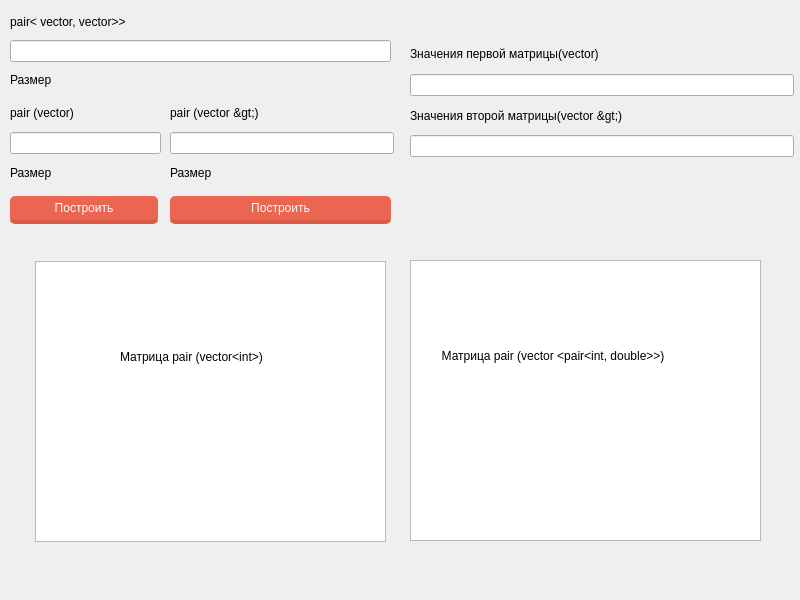
<?xml version="1.0" encoding="UTF-8"?>
<ui version="4.0">
 <class>MainWindow</class>
 <widget class="QMainWindow" name="MainWindow">
  <property name="geometry">
   <rect>
    <x>0</x>
    <y>0</y>
    <width>800</width>
    <height>600</height>
   </rect>
  </property>
  <property name="windowTitle">
   <string>MainWindow</string>
  </property>
  <property name="styleSheet">
   <string notr="true">color: black;</string>
  </property>
  <widget class="QWidget" name="centralwidget">
   <widget class="QTextBrowser" name="textBrowser">
    <property name="geometry">
     <rect>
      <x>35</x>
      <y>261</y>
      <width>351</width>
      <height>281</height>
     </rect>
    </property>
    <property name="html">
     <string>&lt;!DOCTYPE HTML PUBLIC &quot;-//W3C//DTD HTML 4.0//EN&quot; &quot;http://www.w3.org/TR/REC-html40/strict.dtd&quot;&gt;
&lt;html&gt;&lt;head&gt;&lt;meta name=&quot;qrichtext&quot; content=&quot;1&quot; /&gt;&lt;meta charset=&quot;utf-8&quot; /&gt;&lt;style type=&quot;text/css&quot;&gt;
p, li { white-space: pre-wrap; }
hr { height: 1px; border-width: 0; }
li.unchecked::marker { content: &quot;\2610&quot;; }
li.checked::marker { content: &quot;\2612&quot;; }
&lt;/style&gt;&lt;/head&gt;&lt;body style=&quot; font-family:'Segoe UI'; font-size:9pt; font-weight:400; font-style:normal;&quot;&gt;
&lt;p style=&quot;-qt-paragraph-type:empty; margin-top:0px; margin-bottom:0px; margin-left:0px; margin-right:0px; -qt-block-indent:0; text-indent:0px;&quot;&gt;&lt;br /&gt;&lt;/p&gt;
&lt;p style=&quot;-qt-paragraph-type:empty; margin-top:0px; margin-bottom:0px; margin-left:0px; margin-right:0px; -qt-block-indent:0; text-indent:0px;&quot;&gt;&lt;br /&gt;&lt;/p&gt;
&lt;p style=&quot;-qt-paragraph-type:empty; margin-top:0px; margin-bottom:0px; margin-left:0px; margin-right:0px; -qt-block-indent:0; text-indent:0px;&quot;&gt;&lt;br /&gt;&lt;/p&gt;
&lt;p style=&quot;-qt-paragraph-type:empty; margin-top:0px; margin-bottom:0px; margin-left:0px; margin-right:0px; -qt-block-indent:0; text-indent:0px;&quot;&gt;&lt;br /&gt;&lt;/p&gt;
&lt;p style=&quot; margin-top:0px; margin-bottom:0px; margin-left:0px; margin-right:0px; -qt-block-indent:0; text-indent:0px;&quot;&gt;                  &lt;/p&gt;
&lt;p style=&quot;-qt-paragraph-type:empty; margin-top:0px; margin-bottom:0px; margin-left:0px; margin-right:0px; -qt-block-indent:0; text-indent:0px;&quot;&gt;&lt;br /&gt;&lt;/p&gt;
&lt;p style=&quot; margin-top:0px; margin-bottom:0px; margin-left:0px; margin-right:0px; -qt-block-indent:0; text-indent:0px;&quot;&gt;	Матрица pair (vector&amp;lt;int&amp;gt;)&lt;/p&gt;&lt;/body&gt;&lt;/html&gt;</string>
    </property>
   </widget>
   <widget class="QTextBrowser" name="textBrowser_2">
    <property name="geometry">
     <rect>
      <x>410</x>
      <y>260</y>
      <width>351</width>
      <height>281</height>
     </rect>
    </property>
    <property name="html">
     <string>&lt;!DOCTYPE HTML PUBLIC &quot;-//W3C//DTD HTML 4.0//EN&quot; &quot;http://www.w3.org/TR/REC-html40/strict.dtd&quot;&gt;
&lt;html&gt;&lt;head&gt;&lt;meta name=&quot;qrichtext&quot; content=&quot;1&quot; /&gt;&lt;meta charset=&quot;utf-8&quot; /&gt;&lt;style type=&quot;text/css&quot;&gt;
p, li { white-space: pre-wrap; }
hr { height: 1px; border-width: 0; }
li.unchecked::marker { content: &quot;\2610&quot;; }
li.checked::marker { content: &quot;\2612&quot;; }
&lt;/style&gt;&lt;/head&gt;&lt;body style=&quot; font-family:'Segoe UI'; font-size:9pt; font-weight:400; font-style:normal;&quot;&gt;
&lt;p style=&quot;-qt-paragraph-type:empty; margin-top:0px; margin-bottom:0px; margin-left:0px; margin-right:0px; -qt-block-indent:0; text-indent:0px;&quot;&gt;&lt;br /&gt;&lt;/p&gt;
&lt;p style=&quot;-qt-paragraph-type:empty; margin-top:0px; margin-bottom:0px; margin-left:0px; margin-right:0px; -qt-block-indent:0; text-indent:0px;&quot;&gt;&lt;br /&gt;&lt;/p&gt;
&lt;p style=&quot;-qt-paragraph-type:empty; margin-top:0px; margin-bottom:0px; margin-left:0px; margin-right:0px; -qt-block-indent:0; text-indent:0px;&quot;&gt;&lt;br /&gt;&lt;/p&gt;
&lt;p style=&quot;-qt-paragraph-type:empty; margin-top:0px; margin-bottom:0px; margin-left:0px; margin-right:0px; -qt-block-indent:0; text-indent:0px;&quot;&gt;&lt;br /&gt;&lt;/p&gt;
&lt;p style=&quot; margin-top:0px; margin-bottom:0px; margin-left:0px; margin-right:0px; -qt-block-indent:0; text-indent:0px;&quot;&gt;                  &lt;/p&gt;
&lt;p style=&quot;-qt-paragraph-type:empty; margin-top:0px; margin-bottom:0px; margin-left:0px; margin-right:0px; -qt-block-indent:0; text-indent:0px;&quot;&gt;&lt;br /&gt;&lt;/p&gt;
&lt;p style=&quot; margin-top:0px; margin-bottom:0px; margin-left:0px; margin-right:0px; -qt-block-indent:0; text-indent:0px;&quot;&gt;        Матрица pair (vector &amp;lt;pair&amp;lt;int, double&amp;gt;&amp;gt;)&lt;/p&gt;&lt;/body&gt;&lt;/html&gt;</string>
    </property>
   </widget>
   <widget class="QWidget" name="layoutWidget">
    <property name="geometry">
     <rect>
      <x>10</x>
      <y>10</y>
      <width>381</width>
      <height>81</height>
     </rect>
    </property>
    <layout class="QVBoxLayout" name="verticalLayout">
     <item>
      <widget class="QLabel" name="label_3">
       <property name="text">
        <string>pair&lt; vector&lt;int&gt;, vector&lt;pair&lt;int,double&gt;&gt;&gt;</string>
       </property>
      </widget>
     </item>
     <item>
      <widget class="QLineEdit" name="lineEdit"/>
     </item>
     <item>
      <widget class="QLabel" name="label_4">
       <property name="text">
        <string>Размер</string>
       </property>
      </widget>
     </item>
    </layout>
   </widget>
   <widget class="QWidget" name="layoutWidget">
    <property name="geometry">
     <rect>
      <x>10</x>
      <y>100</y>
      <width>151</width>
      <height>124</height>
     </rect>
    </property>
    <layout class="QVBoxLayout" name="verticalLayout_2">
     <item>
      <widget class="QLabel" name="label">
       <property name="text">
        <string>pair (vector&lt;int&gt;)</string>
       </property>
      </widget>
     </item>
     <item>
      <widget class="QLineEdit" name="lineEdit_2"/>
     </item>
     <item>
      <widget class="QLabel" name="label_5">
       <property name="text">
        <string>Размер</string>
       </property>
      </widget>
     </item>
     <item>
      <widget class="QPushButton" name="pushButton">
       <property name="styleSheet">
        <string notr="true">float: rigth;
margin-right: 3%;
margin-top: 5px;
border-radius: 5px;
-moz-border-radius: 5px;
-webkit-border-radius: 5px;
padding: 5px 9px;
font-size: 1.2em;
background-color: rgba(236, 101, 80, 1);
text-shadow: #4545545 0 0 2px;
border-bottom: 4px solid rgba(217, 91, 72, 1);
color: white;
font-family: 'Roboto Slab', serif;
</string>
       </property>
       <property name="text">
        <string>Построить</string>
       </property>
      </widget>
     </item>
    </layout>
   </widget>
   <widget class="QWidget" name="layoutWidget">
    <property name="geometry">
     <rect>
      <x>170</x>
      <y>100</y>
      <width>224</width>
      <height>124</height>
     </rect>
    </property>
    <layout class="QVBoxLayout" name="verticalLayout_3">
     <item>
      <widget class="QLabel" name="label_2">
       <property name="text">
        <string>pair (vector &lt;pair&lt;int, double&gt;&gt;)</string>
       </property>
      </widget>
     </item>
     <item>
      <widget class="QLineEdit" name="lineEdit_3"/>
     </item>
     <item>
      <widget class="QLabel" name="label_6">
       <property name="text">
        <string>Размер</string>
       </property>
      </widget>
     </item>
     <item>
      <widget class="QPushButton" name="pushButton_2">
       <property name="styleSheet">
        <string notr="true">float: rigth;
margin-right: 3%;
margin-top: 5px;
border-radius: 5px;
-moz-border-radius: 5px;
-webkit-border-radius: 5px;
padding: 5px 9px;
font-size: 1.2em;
background-color: rgba(236, 101, 80, 1);
text-shadow: #4545545 0 0 2px;
border-bottom: 4px solid rgba(217, 91, 72, 1);
color: white;
font-family: 'Roboto Slab', serif;
</string>
       </property>
       <property name="text">
        <string>Построить</string>
       </property>
      </widget>
     </item>
    </layout>
   </widget>
   <widget class="QWidget" name="layoutWidget">
    <property name="geometry">
     <rect>
      <x>410</x>
      <y>40</y>
      <width>384</width>
      <height>117</height>
     </rect>
    </property>
    <layout class="QVBoxLayout" name="verticalLayout_6">
     <item>
      <layout class="QVBoxLayout" name="verticalLayout_4">
       <item>
        <widget class="QLabel" name="label_7">
         <property name="text">
          <string>Значения первой матрицы(vector&lt;int&gt;)</string>
         </property>
        </widget>
       </item>
       <item>
        <widget class="QLineEdit" name="lineEdit_4"/>
       </item>
      </layout>
     </item>
     <item>
      <layout class="QVBoxLayout" name="verticalLayout_5">
       <item>
        <widget class="QLabel" name="label_8">
         <property name="text">
          <string>Значения второй матрицы(vector &lt;pair&lt;int, double&gt;&gt;)</string>
         </property>
        </widget>
       </item>
       <item>
        <widget class="QLineEdit" name="lineEdit_5"/>
       </item>
      </layout>
     </item>
    </layout>
   </widget>
  </widget>
  <widget class="QMenuBar" name="menubar">
   <property name="geometry">
    <rect>
     <x>0</x>
     <y>0</y>
     <width>800</width>
     <height>26</height>
    </rect>
   </property>
  </widget>
 </widget>
 <resources/>
 <connections/>
</ui>
